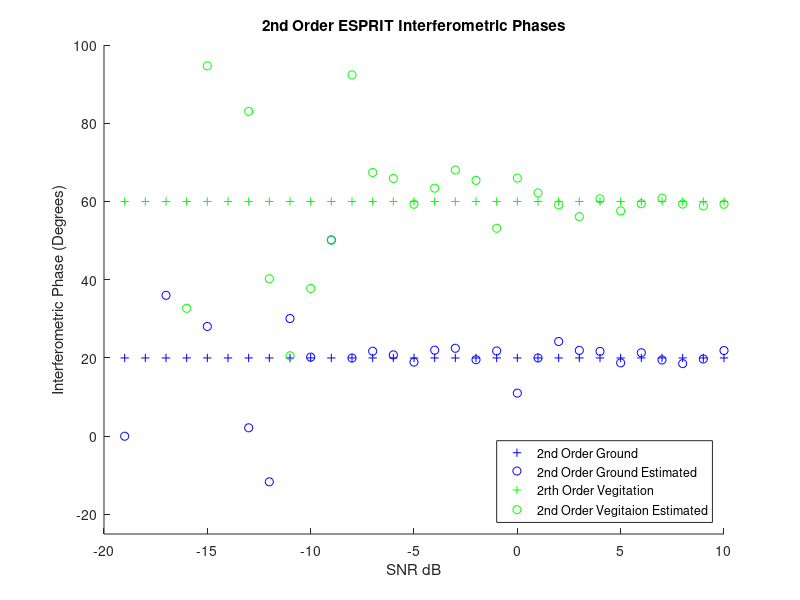
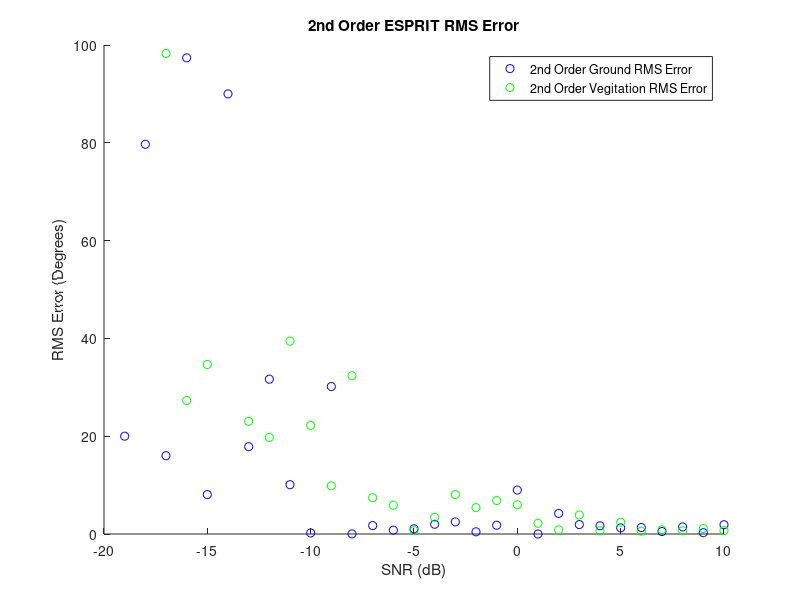
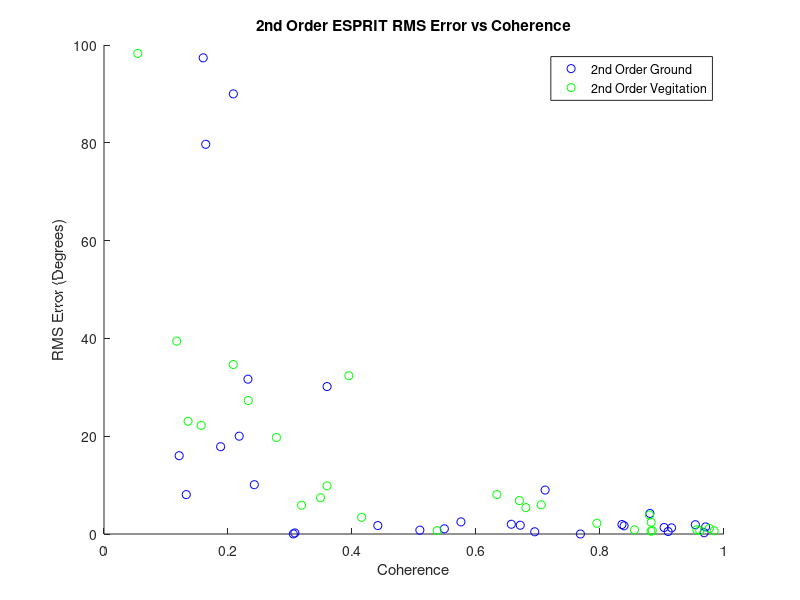
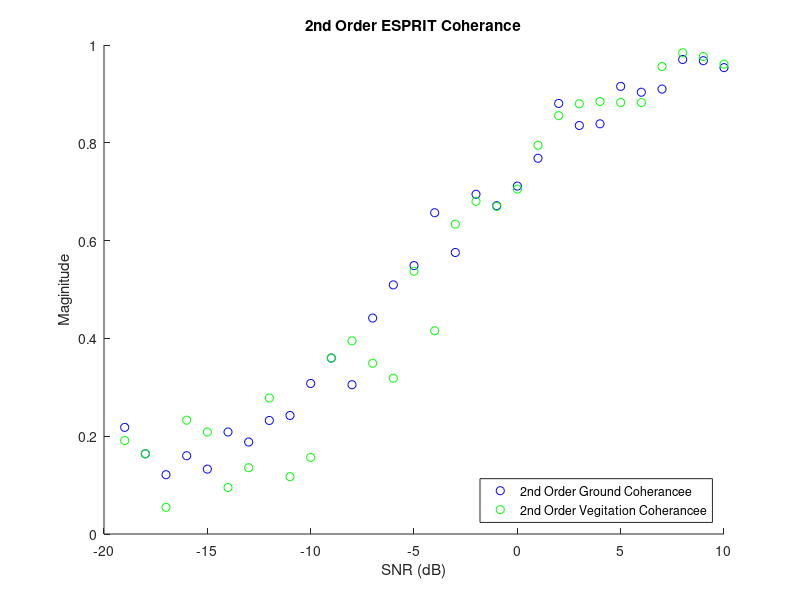

MATLAB code for these plots, in order:
%% Afric_Sim_test_ESPRIT
clc;clear;
%% Initializations

Averaged_samples = 1;
Window = 81;    %size of window
SNR_samples = 30;

alpha = 1; %ground weighting factor
beta = 1;   %veg weighting factor
G_O = 20;
ground_offset = G_O*pi/180; % ground interferomitry offset
V_O = 60;
vegitation_offset = V_O*pi/180;    % veg interferomitry offset
G_O_array = ones(SNR_samples,1)*G_O;
V_O_array = ones(SNR_samples,1)*V_O;
Pol_ground = [1;-1;0]/sqrt(2);
Pol_vegitation = [1;1;1]/sqrt(3);

ground_phase_2 = zeros(SNR_samples,1);
ground_mag_2 = zeros(SNR_samples,1);
ground_phase_rmse_2 = zeros(SNR_samples,1);

vegitation_phase_2 = zeros(SNR_samples,1);
vegitation_mag_2 = zeros(SNR_samples,1);
vegitation_phase_rmse_2 = zeros(SNR_samples,1);

SNR = zeros(1,SNR_samples);
%% Matrix Construction
for Averaged_sample = 1:SNR_samples;
    
    SNR(Averaged_sample)=Averaged_sample-20;
    Noise = (10^(-SNR(Averaged_sample)/20))/sqrt(3);
    
    for unusedvariable = 1:Averaged_samples
        
        g =  Pol_ground*(sqrt(-2*log(1-rand(1,Window))).*exp(1i*2*pi*rand(1,Window)));
        v =  Pol_vegitation*(sqrt(-2*log(1-rand(1,Window))).*exp(1i*2*pi*rand(1,Window)));
        
        polfilter_2 = alpha*g + beta*v;
        s2 = alpha*exp(1i*ground_offset)*g + beta*exp(1i*vegitation_offset)*v;
        
        s1_Noise = polfilter_2 + Noise*sqrt(-2*log(1-rand(3,Window))).*exp(1i*2*pi*rand(3,Window));
        s2_Noise = s2 + Noise*sqrt(-2*log(1-rand(3,Window))).*exp(1i*2*pi*rand(3,Window));
       
        %% Second Order ESPRIT
        S1_2 = [s1_Noise(1,:)
            s1_Noise(2,:)
            s1_Noise(3,:)];
        
        S2_2 = [s2_Noise(1,:)
            s2_Noise(2,:)
            s2_Noise(3,:)];
        
        R1_2 = S1_2*S1_2'/Window;
        R2_2 = S1_2*S2_2'/Window;
        
        [eigenvec_2,eigenval_2] = eig(pinv(R1_2)*R2_2);
        
        polfilter_2 = abs(Pol_ground'*eigenvec_2);
        [~,srt_2] = sort(polfilter_2,'descend');
        ground_phase_2(Averaged_sample) = ground_phase_2(Averaged_sample) + angle(eigenval_2(srt_2(1),srt_2(1)))/Averaged_samples;
        ground_mag_2(Averaged_sample) = ground_mag_2(Averaged_sample) + abs(eigenval_2(srt_2(1),srt_2(1)))/Averaged_samples;
        ground_phase_rmse_2(Averaged_sample) =  ground_phase_rmse_2(Averaged_sample) + ((ground_offset + angle(eigenval_2(srt_2(1),srt_2(1))))^2)/Averaged_samples;
        
        polfilter_2 = abs(Pol_vegitation'*eigenvec_2);
        [~,srt_2] = sort(polfilter_2,'descend');
        vegitation_phase_2(Averaged_sample) = vegitation_phase_2(Averaged_sample) + angle(eigenval_2(srt_2(1),srt_2(1)))/Averaged_samples;
        vegitation_mag_2(Averaged_sample) = vegitation_mag_2(Averaged_sample) + abs(eigenval_2(srt_2(1),srt_2(1)))/Averaged_samples;
        vegitation_phase_rmse_2(Averaged_sample) =  vegitation_phase_rmse_2(Averaged_sample) + ((vegitation_offset + angle(eigenval_2(srt_2(1),srt_2(1))))^2)/Averaged_samples;
        
    end
end
ground_phase_rmse_2 = sqrt(ground_phase_rmse_2)*180/pi;
vegitation_phase_rmse_2 = sqrt(vegitation_phase_rmse_2)*180/pi;
%% Plotting Results

figure(1);
title('2nd Order ESPRIT Interferometric Phases');
xlabel('SNR dB');ylabel('Interferometric Phase (Degrees)');
hold on;
plot(SNR,G_O_array,'b+');
plot(SNR,-1*ground_phase_2*180/pi,'bo');
plot(SNR,V_O_array,'g+');
plot(SNR,-1*vegitation_phase_2*180/pi,'go');
legend('2nd Order Ground','2nd Order Ground Estimated','2rth Order Vegitation','2nd Order Vegitaion Estimated','Location','southeast')
axis([-20, 10, -25 100]);
hold off

figure(2)
title('2nd Order ESPRIT RMS Error')
xlabel('SNR (dB)');ylabel('RMS Error (Degrees)');
hold on;
plot(SNR,ground_phase_rmse_2,'bo');
plot(SNR,vegitation_phase_rmse_2,'go');
axis([-20, 10, 0, 100]);
hold off;
legend('2nd Order Ground RMS Error','2nd Order Vegitation RMS Error','Location','northeast');

figure(3)
title('2nd Order ESPRIT RMS Error vs Coherence')
xlabel('Coherence');ylabel('RMS Error (Degrees)');
hold on;
plot(ground_mag_2,ground_phase_rmse_2,'bo');
plot(vegitation_mag_2,vegitation_phase_rmse_2,'go');
axis([0, 1, 0 100]);
hold off;
legend('2nd Order Ground','2nd Order Vegitation','Location','northeast');

figure(4)
title('2nd Order ESPRIT Coherance');
xlabel('SNR (dB)');ylabel('Maginitude')
hold on;
plot(SNR,ground_mag_2,'bo');
plot(SNR,vegitation_mag_2,'go');
legend('2nd Order Ground Coherancee','2nd Order Vegitation Coherancee','Location','southeast');
axis([-20, 10, 0 1]);
hold off;
